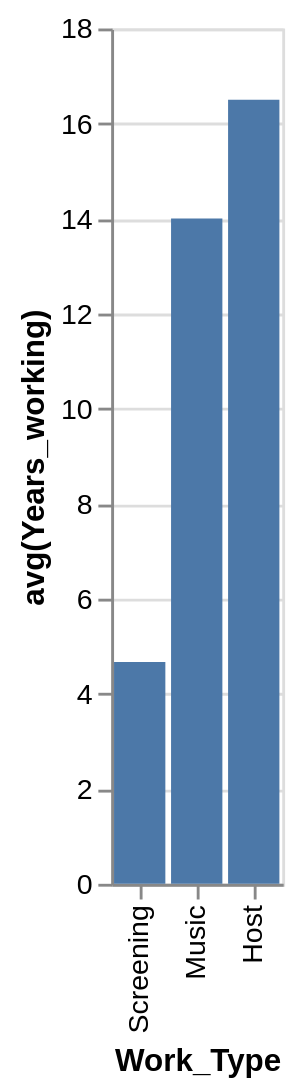

The Vega-Lite source for this figure:
### Vega-Lite specification from a JSON file in a GitHub repository (floating-point values rounded to 4 significant figures)
{"data": {"values": [{"x_data": "Screening", "y_data": 4.667}, {"x_data": "Music", "y_data": 14}, {"x_data": "Host", "y_data": 16.5}]}, "mark": "bar", "encoding": {"x": {"field": "x_data", "type": "nominal", "title": "Work_Type", "sort": {"op": "sum", "field": "y_data", "order": "ascending"}}, "y": {"field": "y_data", "type": "quantitative", "title": "avg(Years_working)"}}}
